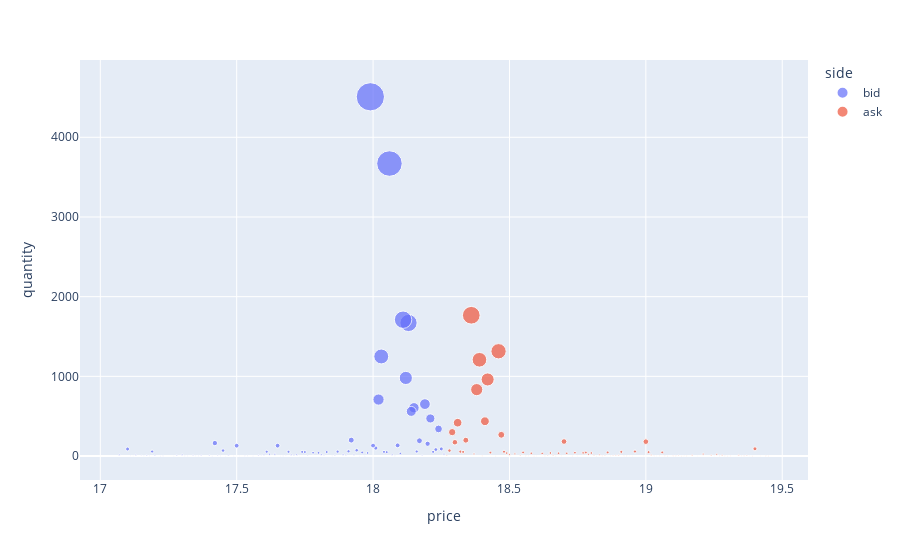

Notebook code cell kept with this figure:
### Code cell
import plotly.express as px
fig = px.scatter(df, x="price", y="quantity", color="side",size='quantity')
fig.show()
